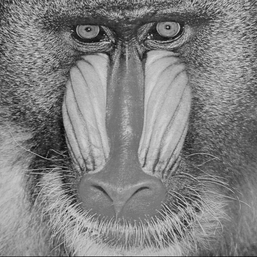
#> input picture Atividade Extra Classe 2/imagens de entrada/baboon_monocromatica.png, 257 x 257 px, shrunk from 512 x 512 before the run
$ python Q2.py
#> lines starting #> are read from the running program, lines starting #| are printed output that depends on the picture
"""Q2 — Ajuste de brilho por correção gama."""

from pathlib import Path

import matplotlib.pyplot as plt
import numpy as np


PASTA_ATUAL = Path(__file__).resolve().parent
ARQUIVO_ENTRADA = PASTA_ATUAL / "imagens de entrada" / "baboon_monocromatica.png"
ARQUIVO_SAIDA = PASTA_ATUAL / "resultados" / "Q2_resultados.png"


def carregar_imagem_monocromatica(caminho: Path):
    """Carrega a imagem como uma matriz de intensidades inteiras entre 0 e 255."""
    imagem = plt.imread(caminho)
#> imagem is the input picture: shape (257, 257) float32; min 0.00784, max 0.886, mean 0.507

    if np.issubdtype(imagem.dtype, np.floating):
        imagem = np.rint(imagem * 255).astype(np.uint8)

    if imagem.ndim == 3:
        imagem = imagem[..., 0]

    return imagem


def correcao_gama(imagem: np.ndarray, gama: float):
    """Aplica B = A^(1/gama), com A e B no intervalo de intensidades [0, 255]."""
#> called with gama = 1.5
    if gama <= 0:
        raise ValueError("O valor de gama deve ser maior que zero.")

    intensidade_maxima = 255

    imagem_normalizada = imagem.astype(float) / intensidade_maxima

    expoente = 1 / gama
    imagem_corrigida = imagem_normalizada ** expoente
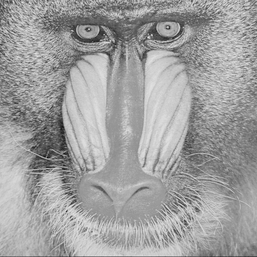
#> imagem_corrigida: shape (257, 257) float64; min 0.0395, max 0.923, mean 0.628

    imagem_255 = imagem_corrigida * intensidade_maxima
    return np.rint(imagem_255).astype(np.uint8)
#> call 2 of correcao_gama, with gama = 2.5
#> in correcao_gama (call 2), `imagem_corrigida = imagem_normalizada ** expoente`:
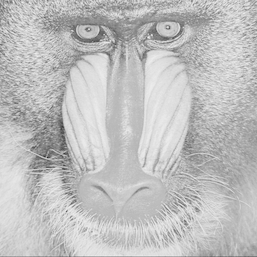
#> imagem_corrigida: shape (257, 257) float64; min 0.144, max 0.953, mean 0.752
#> call 3 of correcao_gama, with gama = 3.5
#> in correcao_gama (call 3), `imagem_corrigida = imagem_normalizada ** expoente`:
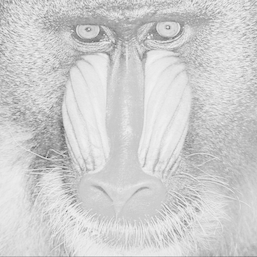
#> imagem_corrigida: shape (257, 257) float64; min 0.25, max 0.966, mean 0.814


def salvar_comparacao(original: np.ndarray, imagem_gama_1: np.ndarray,
                      imagem_gama_2: np.ndarray, imagem_gama_3: np.ndarray,
                      gama_1: float, gama_2: float, gama_3: float, saida: Path):
    """Exibe e salva a imagem original e três versões com correção gama."""
#> called with gama_1 = 1.5, gama_2 = 2.5, gama_3 = 3.5
    # Usado IA apenas para amostragem visual
    figura, eixos = plt.subplots(1, 4, figsize=(14, 4))
    figura.subplots_adjust(wspace=0.08, bottom=0.14)

    e0, e1, e2, e3 = eixos

    e0.imshow(original, cmap="gray", vmin=0, vmax=255); e0.axis("off")
    e1.imshow(imagem_gama_1, cmap="gray", vmin=0, vmax=255); e1.axis("off")
    e2.imshow(imagem_gama_2, cmap="gray", vmin=0, vmax=255); e2.axis("off")
    e3.imshow(imagem_gama_3, cmap="gray", vmin=0, vmax=255); e3.axis("off")

    legenda_gama_1 = f"(b) γ = {gama_1}".replace(".", ",")
    legenda_gama_2 = f"(c) γ = {gama_2}".replace(".", ",")
    legenda_gama_3 = f"(d) γ = {gama_3}".replace(".", ",")

    e0.text(0.5, -0.08, "(a) imagem original", transform=e0.transAxes,
            ha="center", va="top", fontsize=11)
    e1.text(0.5, -0.08, legenda_gama_1, transform=e1.transAxes,
            ha="center", va="top", fontsize=11)
    e2.text(0.5, -0.08, legenda_gama_2, transform=e2.transAxes,
            ha="center", va="top", fontsize=11)
    e3.text(0.5, -0.08, legenda_gama_3, transform=e3.transAxes,
            ha="center", va="top", fontsize=11)

    figura.savefig(saida, dpi=180, bbox_inches="tight")
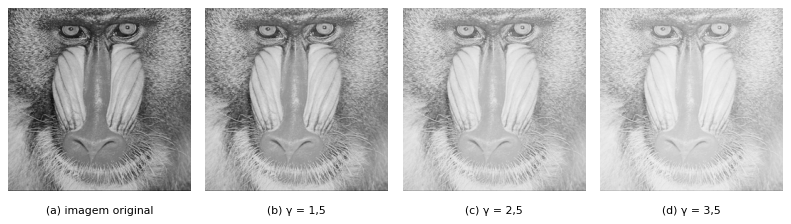
#> figure drawn by matplotlib, 4 panels
    plt.show()


if __name__ == "__main__":
    original = carregar_imagem_monocromatica(ARQUIVO_ENTRADA)

    gama_1 = 1.5
    gama_2 = 2.5
    gama_3 = 3.5

    resultado_gama_1 = correcao_gama(original, gama_1)
    resultado_gama_2 = correcao_gama(original, gama_2)
    resultado_gama_3 = correcao_gama(original, gama_3)

    salvar_comparacao(original, resultado_gama_1, resultado_gama_2, resultado_gama_3,
                      gama_1, gama_2, gama_3, ARQUIVO_SAIDA)
    print(f"Imagem comparativa salva em: {ARQUIVO_SAIDA}")

$ run again, with Atividade Extra Classe 2/imagens de entrada/butterfly.png copied over Atividade Extra Classe 2/imagens de entrada/baboon_monocromatica.png
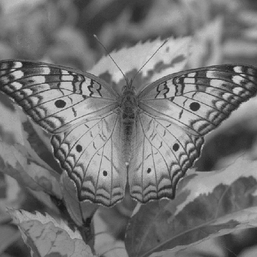
#> input picture Atividade Extra Classe 2/imagens de entrada/butterfly.png, 257 x 257 px, shrunk from 512 x 512 before the run
#> in carregar_imagem_monocromatica, imagem is the input picture: shape (257, 257) float32; min 0.098, max 0.855, mean 0.458
#> in correcao_gama (call 3), `imagem_corrigida = imagem_normalizada ** expoente`:
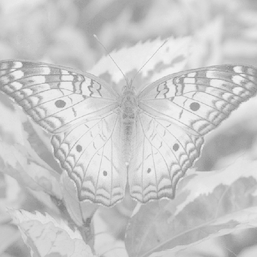
#> imagem_corrigida: shape (257, 257) float64; min 0.515, max 0.956, mean 0.789
#> in salvar_comparacao, `figura.savefig(saida, dpi=180, bbox_inches="tight")`:
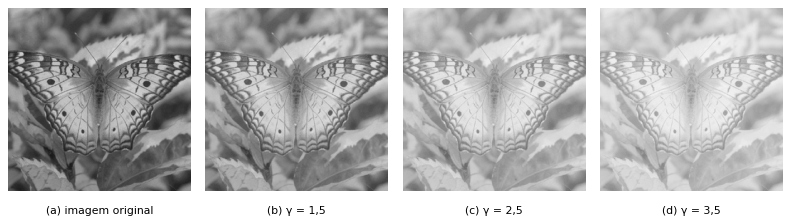
#> figure drawn by matplotlib, 4 panels
